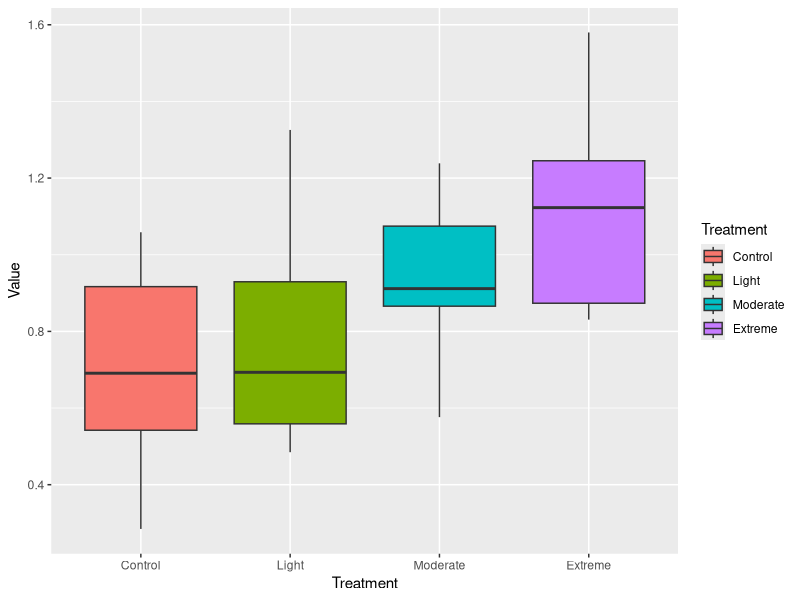
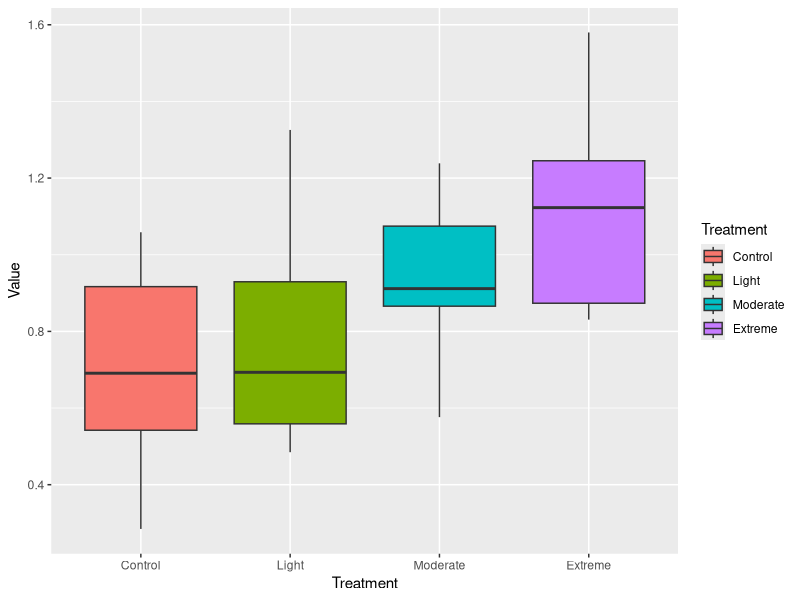
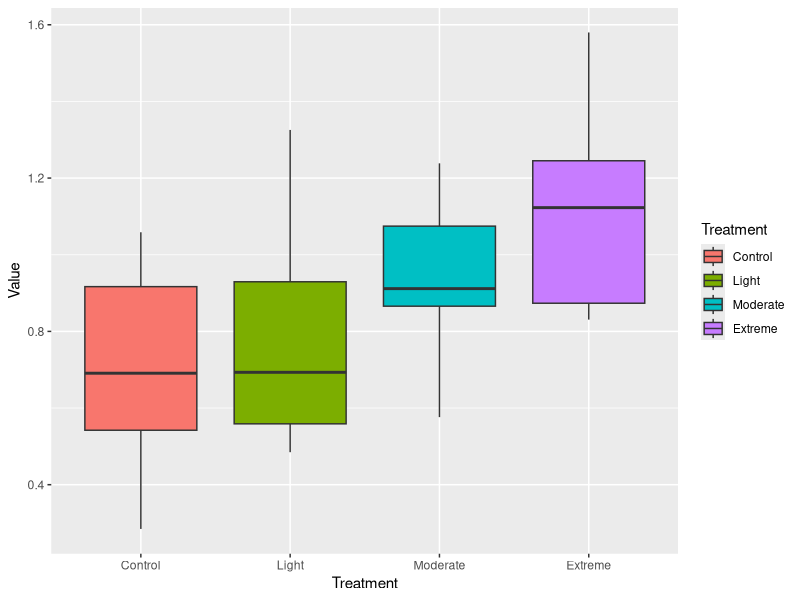
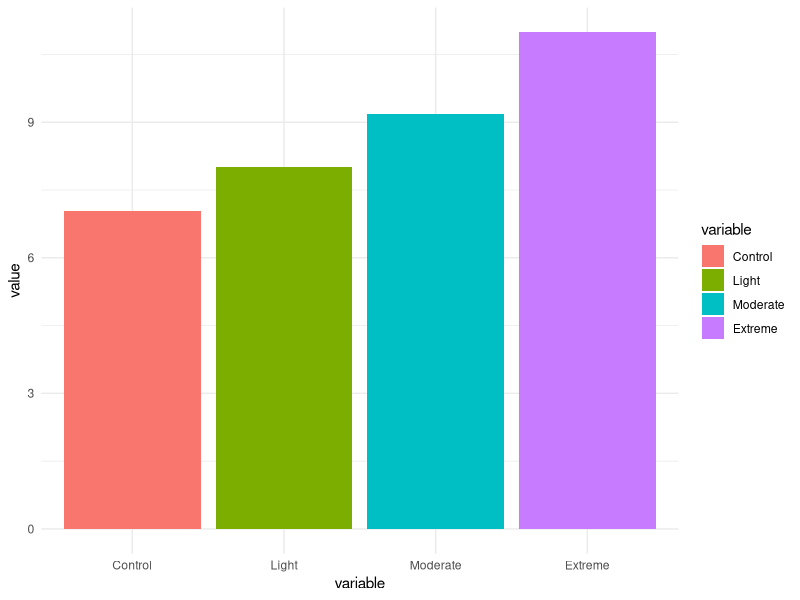

Generate these figures, in order, with R:
## ---- chunk 1
# Call libraries needed
library(ggplot2)
library(reshape2)

# Create Variables
nGroup <- 4
nName <- c("Control", "Light", "Moderate", "Extreme") 
nSize <- c(10,10,10,10) # both are n = 6
nMean <- c(0.6, 0.75,0.95,1.1) # mean response in each group
nSD <- c(0.3,0.3,0.3,0.3) # variance in each group
ID <- 1:(sum(nSize))


## ---- chunk 2
####################################
# Function: RandomData
# These function will create random normal data to help simulate and test hypotheses.
#input: mean, n, standard deviation
#output: simulated random normal data set
#-----------------------------------------
RandomData <-function(mean1=.6, mean2=.75,mean3=.95,mean4=1.1,n1=10,n2=10,n3=10, n4=10, sd1=.3, sd2=.3,sd3=.3,sd4=.3){
  myDF<-data.frame(Control=rnorm(mean=mean1, n=n1, sd=sd1), Light=rnorm(mean=mean2, n=n2, sd=sd2), Moderate=rnorm(mean=mean3, n=n3, sd=sd3), Extreme=rnorm(mean=mean4, n=n4, sd=sd4))
  myDF2<-melt(myDF)
  return(myDF2)
}
df<-RandomData()
################################
#Function: myANOVA
#The function will perform an ANOVA analysis and spit generate p values
#input: data frame from 1st function
#output: p values analysis
#-----------------------------
myANOVA <- function(dataFrame=df){
 ANOVA <- aov(value~variable, data=dataFrame)
  myOutput <- summary(ANOVA)
  return(myOutput)
}
##############################
#Function: ANOVAPlot
# Will plot box plot in ggplot of data simulated
#inputs: data frame, xVar, yVar, fillVar
#output the blox plot of data
#-----------------------------------------------
ANOVAplot <-function(data=df){
  names(data)<-c("Treatment","Value")
  plot<-ggplot(data=data,aes(x=Treatment,y=Value ,fill=Treatment)) + geom_boxplot()
return(plot)
}
ANOVAplot()
## ---- chunk 3
#Calling my functions:
RandomData()
myANOVA()
ANOVAplot()
## ---- chunk 4
####################################
# Function: BRandomData
# These function will create random normal data to help simulate and test hypotheses.
#input: mean, n, standard deviation
#output: simulated random normal data set
#-----------------------------------------
BRandomData <-function(mean1=.6, mean2=.75,mean3=.95,mean4=1.1,n1=10,n2=10,n3=10, n4=10, sd1=.3, sd2=.3,sd3=.3,sd4=.3){
  myDF<-data.frame(Control=rnorm(mean=mean1, n=n1, sd=sd1), Light=rnorm(mean=mean2, n=n2, sd=sd2), Moderate=rnorm(mean=mean3, n=n3, sd=sd3), Extreme=rnorm(mean=mean4, n=n4, sd=sd4))
                  return(myDF)}
################################
#Function: BmyANOVA
#The function will perform an ANOVA analysis and spit generate p values
#input: data frame from 1st function
#output: p values analysis
#-----------------------------
BmyANOVA <- function(dataFrame=df){
 ANOVA <- aov(value~variable, data=dataFrame)
  myOutput <- summary(ANOVA)
  return(myOutput)
}

##############################
#Function: BPlot
# Will plot box plot in ggplot of data simulated
#inputs: data frame, xVar, yVar, fillVar
#output the blox plot of data
#-----------------------------------------------
BPlot <-function(data=df){
  plot<-ggplot(df, aes(x=variable, y=value, fill=variable)) +
  geom_bar(stat="identity")+theme_minimal()
  return(plot)
}
## ---- chunk 5
ANOVAplot()
BPlot()
